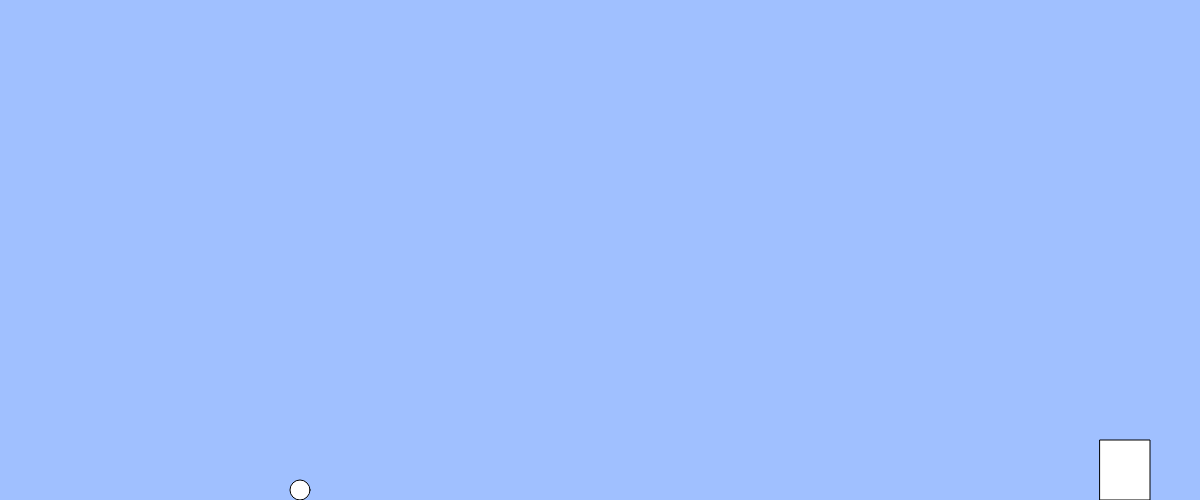
Frame 1 (no input)
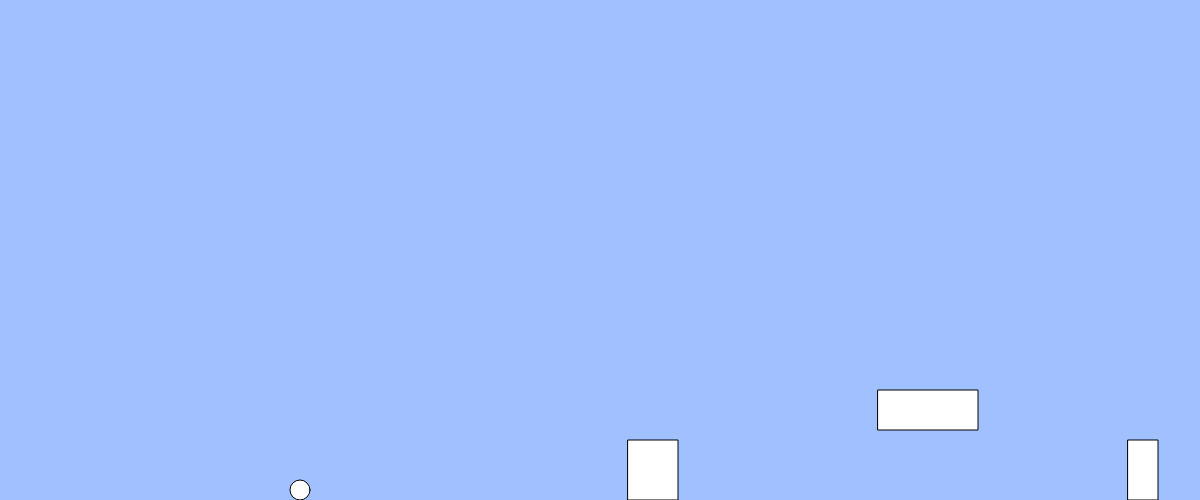
Frame 60 (no input)
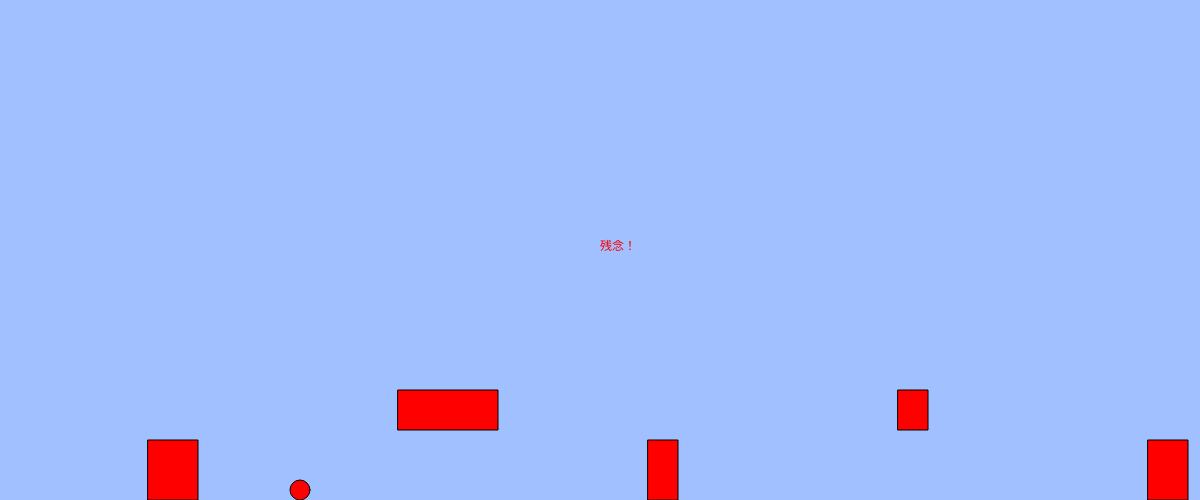
Frame 120 (the mouse pressed at the canvas centre since frame 60)

The p5.js sketch that drew these frames (run headless with seeded random() and noise() and a simulated clock; from frame 60 on, the mouse is pressed at the canvas centre):

// p5.js sketch
// ── sketch.js
// テキスト「キーボード操作に反応する」 
//簡単なゲームにしました　障害物に当たったら赤くなります
let x, y,v,a,b,c,d,e,f,g,sum,i;

function setup(){
  createCanvas(windowWidth, windowHeight/2);
  x = 300;
  y = height-10;
  v=8;
  a=width-100;
  b=height-60;
  b2=height-110;
  c=color(255);
  d=width+150;
  e=width+400;
  f=width+650;
  g=width+900;
  sum=0;
  i=0;
}

function draw(){
  background(160, 192, 255);
  fill(c);
  ellipse(x, y, 20);
  x = constrain(x, 0, width);
  rect(a,b,50,60);
  rect(d,b2,100,40);
  rect(e,b,30,60);
  rect(f,b2,30,40);
  rect(g,b,40,60);
  a=a-v;
  d=d-v;
  e=e-v;
  f=f-v;
  g=g-v;
  if(a<0){
    a=width;
    v=v+1;
    sum=sum+1;
  }
  if(d<0){d=width;}
  if(e<0){e=width;}
  if(f<0){f=width;}
  if(g<0){g=width;}
  
  
  
  if(dist(x,y,a+25,b+30)<35&&sum<10){c=color(255,0,0);i++;}
  if(dist(x,y,d+50,b2+20)<60&&sum<10){c=color(255,0,0);i++;}
  if(dist(x,y,e+15,b+30)<25&&sum<10){c=color(255,0,0);i++;}
  if(dist(x,y,f+15,b2+20)<25&&sum<10){c=color(255,0,0);i++;}
  if(dist(x,y,g+20,b+30)<30&&sum<10){c=color(255,0,0);i++;}

  if(i>0){text("残念！", width * 0.5, height * 0.5);}
  if(i==0&&sum>10){
    text("CLEAR", width * 0.5, height * 0.5);
  }

  
  
  if(keyIsDown(LEFT_ARROW)){ x -= 5; }
  if(keyIsDown(RIGHT_ARROW)){ x += 5; }
  if(keyIsDown("A".charCodeAt(0))){ x+= 10; }
}

function keyPressed(){
  if(key==" "){y=y-80;}
}

function keyReleased(){
  if(key==" "){y=y+80;}
}

// イベントハンドラを使用するパターン
// function keyPressed(){
//   if(keyCode == LEFT_ARROW){ x -= 5; }
//   else if(keyCode == RIGHT_ARROW){ x+= 5; }
//   else if(keyCode == DOWN_ARROW){ y += 5; }
//   else if(keyCode == UP_ARROW){ y -= 5; }
//   else if(key == "A"){ x += 10; }
// }

function windowResized(){
  resizeCanvas(windowWidth, windowHeight);
}
